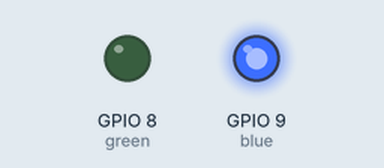
Recording of a sketch running on a simulated ESP32-S3. Parts: output pins drawn as LEDs (lit = HIGH). WiFi joins after 1.5 s; servers stay silent unless stated; a WiFi scan finds three made-up networks; what the sketch prints to the serial monitor is not drawn.

Above: at 0.1 s.
At 22.2 s:
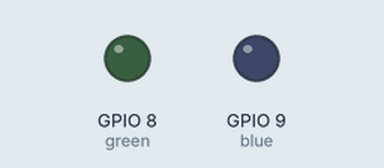
Timing chart, 0 to 25.6 s (numbered marks = the images above):
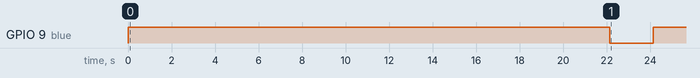

The sketch:

skynet.ino
```cpp
/*

  This script uses the WiFi shield to link a device with the Skynet network.
  First, it tries to connect to every WiFi network in range, using the password "skynet".
  Eventually, it will connect to the personal hotspot running on the phone, with WPA encryption and
    the password "skynet"
  Then, it calls the skynet server and says "Awww yeah. I'm online." It also passes a list of SSIDs found.
  The server tells the phone that the device is up and running, and passes the list of SSIDs.
  The user selects their SSID from the list and enters their password.
  The phone passes the PW to the server, which passes it to the device.
  The device disconnects from the phone's personal hotspot and attempts to connect using the SSID and PW provided.
  When it succeeds, it calls the server and says "Woohoo! I'm up and running on a home network!"

  So here's the layout for the script:
  Setup:
  Set mode to "find-phone"
  (In the future, this is where previous mode and such will be stored)
  Loop:
  Dial WiFi networks until you find one that accepts the password "skynet"
  Set mode to "linked-phone"
  Call server and pass list of WiFi networks in range
  Wait for response SSID and password
  (cycle)
  Get response SSID and password
  Set mode to "find-home"
  Connect to the home network using the SSID and pass provided by the server
  Set mode to "linked-home"
  Call server and pass OK status
*/

  //Libraries
  #include <SPI.h>
  #include <WiFi.h>

  //Static variables
  char pass[50] = "skynetinc";
  char ssid[50] = "somessid";
  WiFiClient client;
  char server[] = "www.skynet-alonso.appspot.com";
//  String mode = FIND_PHONE;

  //modes
  /*
  int FIND_PHONE = 0;
  int LINKED_PHONE = 1;
  int FIND_HOME = 2;
  int LINKED_HOME = 3;
  */
  int mode = 0;
  int status = 0;

  //led pins
  int blue = 9;
  int green = 8;

  void setup(){
    //Init serial comms
    Serial.begin(9600);
    while (!Serial) {
      ; //wait (for Leonardo)
    }

    //Set initial mode
    //later on, read mode from some other source
    mode = 0;

    // check for the presence of the shield:
    if (WiFi.status() == WL_NO_SHIELD) {
      Serial.println("WiFi shield not present");
      // don't continue:
      while(true);
    }

    // Print WiFi MAC address:
    printMacAddress();

    //led pins
    pinMode(blue,OUTPUT);
    pinMode(green,OUTPUT);

//    digitalWrite(blue,HIGH);
//    digitalWrite(green,HIGH);

    Serial.println(WL_IDLE_STATUS);
    Serial.println(WL_CONNECTED);
    Serial.println(WL_DISCONNECTED);
    Serial.println(WL_CONNECT_FAILED);
    Serial.println(WL_SCAN_COMPLETED);

  }

  void loop(){

    //switch on the current mode
    switch(mode){
      case 0:
        digitalWrite(blue,HIGH);
        Serial.println("Mode: find-phone");
        dialskynet();
        digitalWrite(blue,LOW);
        break;
      case 1:
        digitalWrite(blue,HIGH);
        Serial.println("Mode: linked-phone");
        getssidpass();
        break;
      case 2:
        digitalWrite(green,LOW);
        digitalWrite(blue,LOW);
        Serial.println("Mode: find-home");
        connecttohome();
        digitalWrite(green,HIGH);
        break;
      case 3:
        digitalWrite(blue,LOW);
        digitalWrite(green,HIGH);
        Serial.println("Mode: linked-home");
//        connecttohome();
        break;
    }

    //don't loop too fast
    delay(2000);

  }

  void dialskynet(){
    //scan for networks
    int numSsid = WiFi.scanNetworks();
    if (numSsid == -1)
    {
      Serial.println("Couldn't get a wifi connection");
      while(true);
    }

    // print the list of networks seen:
    Serial.print("number of available networks:");
    Serial.println(numSsid);

    // print the network number and name for each network found:
    for (int thisNet = 0; thisNet<numSsid; thisNet++) {
      Serial.print(thisNet);
      Serial.print(") ");
      Serial.print(WiFi.SSID(thisNet));
//      Serial.print(ssid);
      Serial.print("\tSignal: ");
      Serial.print(WiFi.RSSI(thisNet));
      Serial.print(" dBm");
      Serial.print("\tEncryption: ");
      printEncryptionType(WiFi.encryptionType(thisNet));
    }

    //attempt to connect to each network
    for (int thisNet = 0; thisNet<numSsid; thisNet++) {
      Serial.print("Attempting to connect to SSID: ");
      Serial.println(WiFi.SSID(thisNet));

      //convert the password
//      char charBuf[50];
//      pass.toCharArray(charBuf,50);

      //attempt to connect
      status = WiFi.begin(WiFi.SSID(thisNet), pass);

      delay(10000);
      Serial.println(status);

      if (status == WL_CONNECTED){
        Serial.println("HOORAY.");
        mode = 1;
        break;
      }

    }

  }

  void getssidpass(){
    String ssidstring = "CarlTheRouter";
    ssidstring.toCharArray(ssid,50);

    String passstring = "thebatcave72";
    passstring.toCharArray(pass,50);

    //manually connect to server
    Serial.println("\nStarting connection to server...");
    // if you get a connection, report back via serial:
    if (client.connect(server, 80)) {
      Serial.println("connected to server");
      // Make a HTTP request:
      client.println("GET /search?q=arduino HTTP/1.1");
      client.println("Host:www.google.com");
      client.println("Connection: close");
      client.println();
    }

    //disconnect the wifi link
//    WiFi.disconnect();
    //no status returned, have to manually set
//    status = WL_IDLE_STATUS;
//    mode = 2;
  }

  void connecttohome(){
    while (status != WL_CONNECTED){
      Serial.print("Attempting to connect to: ");
      Serial.println(ssid);
      status = WiFi.begin(ssid, pass);
      Serial.println(status);
      delay(10000);
      Serial.println(status);
    }

    mode = 3;
  }

  void printMacAddress() {
  // the MAC address of your Wifi shield
  byte mac[6];

  // print your MAC address:
  WiFi.macAddress(mac);
  Serial.print("MAC: ");
  Serial.print(mac[5],HEX);
  Serial.print(":");
  Serial.print(mac[4],HEX);
  Serial.print(":");
  Serial.print(mac[3],HEX);
  Serial.print(":");
  Serial.print(mac[2],HEX);
  Serial.print(":");
  Serial.print(mac[1],HEX);
  Serial.print(":");
  Serial.println(mac[0],HEX);
}

void printEncryptionType(int thisType) {
  // read the encryption type and print out the name:
  switch (thisType) {
  case ENC_TYPE_WEP:
    Serial.println("WEP");
    break;
  case ENC_TYPE_TKIP:
    Serial.println("WPA");
    break;
  case ENC_TYPE_CCMP:
    Serial.println("WPA2");
    break;
  case ENC_TYPE_NONE:
    Serial.println("None");
    break;
  case ENC_TYPE_AUTO:
    Serial.println("Auto");
    break;
  }
}
```

Measured:
- by itself, GPIO 9 (blue): LOW → HIGH at 0.00 s, → LOW 22.1 s later, → HIGH 2.0 s later
